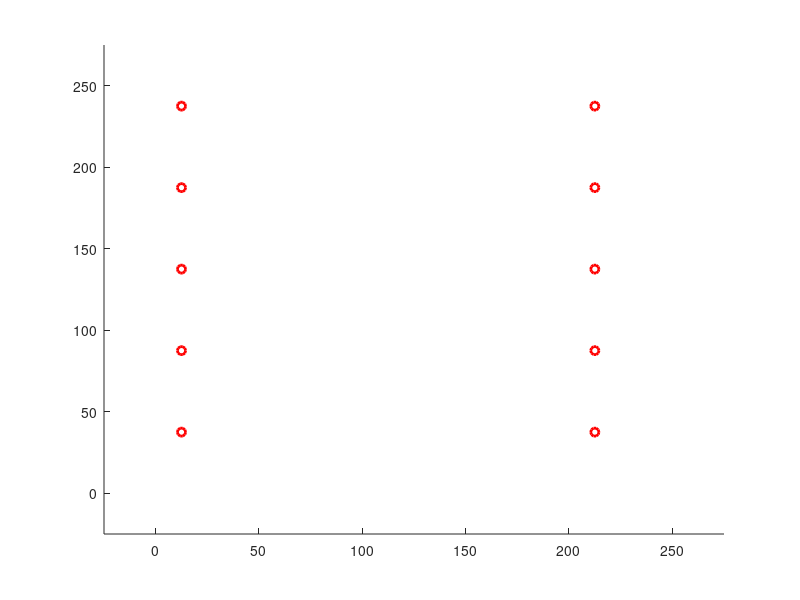

Here is the MATLAB script that generated this plot: (Note: this script raises an error after producing the figure.)
%% Variable Setup

addpath('C:\Users\IceFox\Desktop\ERMINE\MATLAB\Robot_PC')
addpath('C:\Users\IceFox\Desktop\ERMINE\MATLAB\Robot_PC\Maps')

% General Map Setup
file_map = '10_10_simple01';   % Set Map as 'Empty' for empty map
grid_size = [10 10];   % Assign values for grid size if an empty map is chosen
grid_w = 25;    % Grid width (unit:cm)

tol_wp = 15; %18    % Waypoint tolerance (unit:cm)               
tol_line_width =  10; %12;    % Route deviation tolerance (unit:cm)

cvg_sample_side = [20 20];  % Robot map coverage samples size 
fixed_offset = [96.5 -54.5];    % Initial robot position offset (unit:cm)

% Grid Map Setup
starting_grid = [1 2];  % Robot starting grid
clims = [-1000, 200];  % Grid color map limits
grid_coverage_grid_default_value = -980;
grid_coverage_colormap = 'parula'; % Colormap format
grid_coverage_sim_increase = 4; % Grid color map value increased for each step during simulation;
grid_coverage_increase = 1; % Grid color map value increased for each step during robot demo;

% Algorithms
Algorithm = 'square_waypoint';
navigation_mode = 'Line';
zigzag_mode = 'simple';

% Time Frame Setup
max_step = 20000;   % Maximum system steps
interval_system_time = 2;   % Robot dynamics update intervals
interval_normal_linear_command_send = 15; % Robot normal linear commands sending interval
interval_rotation_command_send = 10;    % Robot rotation commands sending interval

% Robot Dynamics Setup
robot_Form = 2; % Robot starting shape
tol_transform = pi/50;  % Robot Transformation angle tolerance (unit:rad)
Dy_angv_transform = pi/24;  % Robot transformation angular velocity (unit:rad)
tol_heading = pi/7; % Robot heading deviation tolerance (unit:rad)

update_rate_streaming = 1;  % Robot position update rate during data streaming
update_rate_streaming_single_value = 1; % Robot position update rate during data streaming with single values
update_rate_sim = 0.2; % Robot position update rate during simulation

% Serial Communication Setup
Serial_port = 'COM12';  % Communication port to XBee module
baudrate = 9600;    % default:9600


% Toggle 
is_xbee_on = false; 
is_streaming_on = false;

is_calculate_coverage = false;
is_calculate_grid_coverage_duration = true;
is_display_coverage_map = false;
is_display_wp = true;   
is_display_wp_clearing = false;
is_display_route = true;
is_display_route_clearing = true;
is_display_grid_on = true;
is_display_obstacle = true;
is_display_grid_coverage_map = true;
is_display_ignite_swept_grid = true;
is_print_coverage = false;
is_print_sent_commands = true;
is_print_route_deviation = false;
is_fixed_offset = false;
is_sim_normal_noise_on= false;
is_sim_large_noise_y_on = false;
is_sim_heading_correction = false;
is_streaming_collect_single_values = true;

% Data streaming setup
streaming_max_single_val = 1000;                 % Accepted maximum streaming value from data log. (unit: cm)
streaming_max_shift_dis = 35;                       % Accepted maximum shifting distance between two positions. (unit: cm)
streaming_max_shift_dis_single_value = 30;    % Accepted maximum shifting distance between two positions during single value streaming (unit: cm)

max_pos_initialize = 10;    % Number of valid position values required to finish robot initialization

% Simulation Setup
sim_noise_normal = 20;  % Noise value during simulation (unit: cm)
sim_noise_large_y_frequency = 0.05; % Frequency of large Y axis noise during simulation 
sim_noise_large_y = 50; % large Y axis noise value during simulation (unit: cm)

robot_weight = [1.5 1.5 1.5 1.5]; % Robot weights (unit: kg)


%% Variable initialization

is_using_obs_map = false;

Map_obs = [];
if exist([file_map, '.txt'], 'file') == 2
    Map_obs = csvread([file_map, '.txt']);
    disp(['Map: ', file_map, '.txt loaded successfully!']);
    grid_size = Map_obs(1,:);
    is_using_obs_map = true;
else
    disp(['Default map loaded successfully!']);
end
heading = [0 0 pi pi];

time_pause = interval_system_time/100;

pos_uwb_offset = [12.5 37.5];
flex_offset = [0 0];
pos_uwb_raw =  zeros(2, max_step);
pos_uwb = zeros(2, max_step);

pos_center = zeros(4, 2, max_step);

%heading = zeros(4, max_step);

Grid_setup = zeros(grid_size(2),  grid_size(1));
Grid_current =  zeros(grid_size(2),  grid_size(1), max_step);
Grid_visited =  ones(grid_size(2),  grid_size(1), max_step)* grid_coverage_grid_default_value;
for idxobs = 2:size(Map_obs,1)
    Grid_visited(Map_obs(idxobs,1),Map_obs(idxobs,2),1) = clims(1);
end

robot_center_Grid = [];
robot_Grid = [];

prev_char_command = 'S';
command_count_normal_linear = 0;
command_count_rotation = 0;

Dy_force = zeros(4, 2, max_step);
Dy_a = zeros(4, 2, max_step);
Dy_v = zeros(4, 2, max_step);

is_rotating = false;

Wp = [];

Circle_Wp = [];
Obstacles = [];

Line_Linear_Route = [];

Line_Robot = [];
Line_Robot_area = [];
Line_Border = [];
loc_center = [0 0];

is_transforming = false;

RobotShapes = [0 0 0 0 ;              
                        0 0 pi pi;
                        0 0 0 -pi;
                        -pi 0 0 0;
                        -pi 0 0 -pi;
                        -pi/2 0 pi 0;
                        -pi/2 0 pi pi/2];
                    
for idx = 1:3
    RobotShapes = [RobotShapes; RobotShapes + pi/2*idx];
end
                    
%                                    Robot Shapes
%   =====================================
%         s01     s02      s03     s04      s05        s06       s07
%   -----------------------------------------------------------------
%
%          4                  3 4       4
%          3       2 3       2         3       4 3        2 3 4     2 3
%          2       1 4       1       1 2         2 1        1           1 4
%          1                      
%
%         s08           s010         s11        s12       s13      s14
%   -----------------------------------------------------------------
%
%                        1 2 4        1              4         2            2
%       1 2 3 4            3         2 3 4      2 3      1 3         1 3
%                                                     1           4         4
%  

Robot_Relative_Pos = [0 -1; 0 1; 0 2;
                                 0 -1; 1 0; 1 -1;
                                 -1 0; 0 1; 1 1;
                                 -1 0; 0 1; 0 2;
                                 1 0; 0 1; -1 1;
                                 1 -1; 1 0; 2 0;
                                 1 -1; 1 0; 2 -1];
                             


Char_command_array_linear = ['R', 'F', 'L', 'B'];
Char_command_array_linear_adjustment =  ['r', 'f', 'l', 'b'];
heading_command_compensate = 0;

char_command = '';
Cvg = [];
count_cvg_point = 0;
cvg_sample_w = grid_w*[grid_size(2)/cvg_sample_side(1) grid_size(1)/cvg_sample_side(2)];
grid_dhw = sqrt(2) / 2 * grid_w;

count_pos_initialize = 0;
is_pos_initialized = false;
pos_initial = [];

if (is_xbee_on)
    delete(instrfindall);
    arduino = serial(Serial_port,'BaudRate',baudrate);
    fopen(arduino);
    
    % TO CHANGE!
    writedata = char('2');
    fwrite(arduino,writedata,'char');
end

for idxx = 1:(cvg_sample_side(2)+1)
    for idxy = 1:(cvg_sample_side(1)+1)
        Cvg = [Cvg; cvg_sample_w(1)*(idxy-1) cvg_sample_w(2)*(idxx-1) 0];
    end
end

%% Waypoint Generation

if (strcmp(navigation_mode,'Line'))

    wp_current = 1;
    disp('Generating robot routes...')
    if (strcmp(zigzag_mode, 'shape_O_I'))
        for idx = 1: grid_size(2)-2
            if (mod(idx, 4) == 1)
                if (idx == 1)
                    Wp = [Wp; 0.5*grid_w  (idx+0.5)*grid_w 2 1];
                else
                    Wp = [Wp; 0.5*grid_w  (idx+floor(idx/2)+0.5)*grid_w 2 0];
                end
            end
            if (mod(idx, 4) == 2)
                Wp = [Wp; (grid_size(1) - 1.5)*grid_w  (idx+floor(idx/2)-1.5)*grid_w 2 0];
            end
            if (mod(idx, 4) == 3)
                Wp = [Wp; (grid_size(1) - 1.5)*grid_w (idx+floor(idx/2)-0.5)*grid_w 2 0];
            end
            if (mod(idx, 4) == 0)
                Wp = [Wp; 0.5*grid_w  (idx+floor(idx/2)-2.5)*grid_w 2 0];
            end
        end
    elseif(strcmp(zigzag_mode, 'simple'))
        for idx = 1: grid_size(2)
            if (mod(idx, 4) == 1)
                if (idx == 1)
                    Wp = [Wp; 0.5*grid_w  (idx+0.5)*grid_w 2 1];
                else
                    Wp = [Wp; 0.5*grid_w  (idx+0.5)*grid_w 2 0];
                end
            end
            if (mod(idx, 4) == 2)
                Wp = [Wp; (grid_size(2) - 1.5)*grid_w  (idx-0.5)*grid_w 2 0];
            end
            if (mod(idx, 4) == 3)
                Wp = [Wp; (grid_size(2) - 1.5)*grid_w (idx+0.5)*grid_w 2 0];
            end
            if (mod(idx, 4) == 0)
                Wp = [Wp; 0.5*grid_w  (idx-0.5)*grid_w 2 0];
            end
        end
    end
elseif (strcmp(navigation_mode,'Point'))
    disp('Generating waypoints...')
    wp_current = 1;
    for idx = 1: grid_size(2)
        if (mod(idx, 4) == 1)
            Wp = [Wp; 0.5*grid_w  (idx+0.5)*grid_w 1];
            Wp = [Wp; (0.5+(grid_size(1)-2)*1/4.0)*grid_w  (idx+0.5)*grid_w 25];
            Wp = [Wp; (0.5+(grid_size(1)-2)*2/4.0)*grid_w  (idx+0.5)*grid_w 8];
            Wp = [Wp; (0.5+(grid_size(1)-2)*3/4.0)*grid_w  (idx+0.5)*grid_w 9];
        end
        if (mod(idx, 4) == 2)
            Wp = [Wp; (grid_size(1) - 1.5)*grid_w  (idx-0.5)*grid_w 21];
        end
        if (mod(idx, 4) == 3)
            Wp = [Wp; (grid_size(1) - 1.5)*grid_w (idx+0.5)*grid_w 2];
            Wp = [Wp; (grid_size(1) - 1.5 - (grid_size(1)-2)*1/4.0)*grid_w  (idx+0.5)*grid_w 11];
            Wp = [Wp; (grid_size(1) - 1.5 - (grid_size(1)-2)*2/4.0)*grid_w  (idx+0.5)*grid_w 13];
            Wp = [Wp; (grid_size(1) - 1.5 - (grid_size(1)-2)*3/4.0)*grid_w  (idx+0.5)*grid_w 5];
        end
        if (mod(idx, 4) == 0)
            Wp = [Wp; 0.5*grid_w  (idx-0.5)*grid_w 2];
        end
    end
else
    disp('Navigation method is invalid.')
    disp('Terminating Matlab script...')
    return
end

%% DRAW MAP
clf
cla
close all;
clc;

figure(1)
axis([-grid_w grid_w*(grid_size(1)+1) -grid_w grid_w*(grid_size(2)+1)])
hold on


 % Draw Waypoints
if (is_display_wp)
    for idx = 1: size(Wp,1)
        Circle_Wp(idx) = plot(Wp(idx, 1), Wp(idx, 2),'Color', 'r', 'LineWidth', 2, 'Marker', 'o');
    end
end

if (is_using_obs_map)
    if (is_display_obstacle)
        figure(1)
        for idxobs = 2:size(Map_obs,1)
                Obstacles = rectangle('Position', [grid_w*(Map_obs(idxobs, :) - [1 1]), grid_w grid_w], ...
                                                'FaceColor', [0 0 0]);
        end
    end
end

txt_endLine = [0 0];
txt_endLine_last = [0 0];

%% Square Waypoint  (SW)

tic
if ( strcmp( Algorithm, 'square_waypoint'))
    
    % Algorithm Setup
    occup_start = [2 1; 1 1; 1 2; 2 2];
    
    for idx = 1: 4
        Grid_current( occup_start( idx, 1), occup_start( idx, 2), 1) = idx ;
        Grid_visited( occup_start( idx, 1), occup_start( idx, 2), 1) = 1;
    end 
    pos_uwb_raw(:, 1) = pos_uwb_offset;
    pos_uwb(:, 1) = pos_uwb_raw(:, 1);

    % Algorithm Main Loop
    for step = 1:max_step
        
        % Pause function
        pause(time_pause);
           
        % streaming input
        if (is_streaming_on)
           
            fid = fopen('C:\Marvelmind\dashboard\logs\TestLog.txt','rt');
            txt_Streaming = textscan(fid, '%f %f %f %f %f %f %f %f %f %f %f %f %f %f %f', 'delimiter', ',','collectoutput',true...
                  , 'HeaderLines', 3);
            txt_Streaming=txt_Streaming{1};
            fclose(fid);
            txt_rows=size(txt_Streaming,1);
            txt_endLine = txt_Streaming(end, 5:6);
            
            if (is_fixed_offset) 
                txt_endLine = txt_endLine*100 + fixed_offset;
            else
                txt_endLine = txt_endLine*100 + flex_offset;
            end
            
            % Initialize starting position
            if (~is_pos_initialized && (txt_endLine(1) ~= 0 &&  ~isnan(txt_endLine(1))  &&  txt_endLine(2) ~= 0 &&  ~isnan(txt_endLine(2))))
                if (txt_endLine(1) < streaming_max_single_val && txt_endLine(2) < streaming_max_single_val)
                    count_pos_initialize = count_pos_initialize + 1;
                    pos_initial = [pos_initial; txt_endLine];
                    if count_pos_initialize >= max_pos_initialize
                        txt_endLine_last = mean(pos_initial);
                        is_pos_initialized = true;
                        disp(['Position initialized at x:',  num2str(txt_endLine_last(1)), '; y:', num2str(txt_endLine_last(2))]);
                        flex_offset = (starting_grid - [0.5 0.5])* grid_w - txt_endLine_last;
                        %pos_uwb_offset = txt_endLine_last - starting_grid * grid_w;
                        txt_endLine_last = starting_grid * grid_w;
                    end
                    pos_uwb(:, step+1) = pos_uwb(:, step);
                end
            elseif  (is_pos_initialized)
                % Streaming with Dashboard data
                if (~is_streaming_collect_single_values && txt_endLine(1) ~= 0 &&  ~isnan(txt_endLine(1))  &&  txt_endLine(2) ~= 0 &&  ~isnan(txt_endLine(2)) )
                    if (txt_endLine_last(1) ~= txt_endLine(1) || txt_endLine_last(2) ~= txt_endLine(2)) 
                        if norm(txt_endLine_last - txt_endLine) < streaming_max_shift_dis
                            line([txt_endLine_last(1) txt_endLine(1)], [txt_endLine_last(2) txt_endLine(2)]);
                            txt_endLine_last = txt_endLine;
                            pos_uwb(:, step+1) = (1 - update_rate_streaming) * pos_uwb(:, step) + update_rate_streaming * txt_endLine_last.' ;
                        else
                            pos_uwb(:, step+1) = pos_uwb(:, step);
                        end
                    else
                        pos_uwb(:, step+1) = pos_uwb(:, step);
                    end
                % Single value allowed for data streaming at higher frequency
                elseif (is_streaming_collect_single_values && txt_endLine(1) ~= 0  && txt_endLine(2) ~= 0 )
                     if(~isnan(txt_endLine(1)) && ~isnan(txt_endLine(2)))
                        if (txt_endLine_last(1) ~= txt_endLine(1) || txt_endLine_last(2) ~= txt_endLine(2)) 
                            if norm(txt_endLine_last - txt_endLine) < streaming_max_shift_dis
                                line([txt_endLine_last(1) txt_endLine(1)], [txt_endLine_last(2) txt_endLine(2)]);
                                txt_endLine_last = txt_endLine;
                                pos_uwb(:, step+1) = (1 - update_rate_streaming) * pos_uwb(:, step) + update_rate_streaming * txt_endLine_last.' ;
                            else
                                pos_uwb(:, step+1) = pos_uwb(:, step);
                            end
                        else
                            pos_uwb(:, step+1) = pos_uwb(:, step);
                        end
                     elseif(~isnan(txt_endLine(1)))
                        if (txt_endLine_last(1) ~= txt_endLine(1))
                            txt_endLine = [txt_endLine(1) txt_endLine_last(2)];
                            if norm(txt_endLine_last - txt_endLine) < streaming_max_shift_dis_single_value
                                line([txt_endLine_last(1) txt_endLine(1)], [txt_endLine_last(2) txt_endLine_last(2)]);
                                txt_endLine_last = txt_endLine;
                                pos_uwb(:, step+1) = (1 - update_rate_streaming_single_value) * pos_uwb(:, step) + update_rate_streaming_single_value * txt_endLine_last.' ;
                            else
                                pos_uwb(:, step+1) = pos_uwb(:, step);
                            end
                        else
                            pos_uwb(:, step+1) = pos_uwb(:, step);
                        end
                    elseif(~isnan(txt_endLine(2)))
                        if (txt_endLine_last(2) ~= txt_endLine(2))
                            txt_endLine = [txt_endLine_last(1) txt_endLine(2)];
                            if norm(txt_endLine_last - txt_endLine) < streaming_max_shift_dis_single_value
                                line([txt_endLine_last(1) txt_endLine_last(1)], [txt_endLine_last(2) txt_endLine(2)]);
                                txt_endLine_last = txt_endLine;
                                pos_uwb(:, step+1) = (1 - update_rate_streaming_single_value) * pos_uwb(:, step) + update_rate_streaming_single_value * txt_endLine_last.'  ;
                            else
                                pos_uwb(:, step+1) = pos_uwb(:, step);
                            end
                        else
                            pos_uwb(:, step+1) = pos_uwb(:, step);
                        end
                    else
                        pos_uwb(:, step+1) = pos_uwb(:, step);
                    end
                else
                    pos_uwb(:, step+1) = pos_uwb(:, step);
                end
            else
                pos_uwb(:, step+1) = pos_uwb(:, step);
            end
        end
        
        % Grid Info
        robot_center_Grid = [1+floor(pos_uwb(1, step)/grid_w) 1+floor(pos_uwb(2, step)/grid_w)];
        rotated_relative_grid_pos = rotationMatrix(Robot_Relative_Pos, Wp(wp_current, 3));
        robot_Grid = [ rotated_relative_grid_pos(1,:);
                             0 0;
                            rotated_relative_grid_pos(2,:);
                            rotated_relative_grid_pos(3,:)] + robot_center_Grid;
                        
        Grid_visited(:,:,step+1) = Grid_visited(:,:,step);
        for idxbox = 1:4
            if (robot_Grid(idxbox,1) > 0 && robot_Grid(idxbox,2) > 0 &&...
                    robot_Grid(idxbox,1) <= grid_size(1) && robot_Grid(idxbox,2) <= grid_size(2))
                if (Grid_visited(robot_Grid(idxbox,1),robot_Grid(idxbox,2),step+1) == grid_coverage_grid_default_value)
                    Grid_visited(robot_Grid(idxbox,1),robot_Grid(idxbox,2),step+1) = 0;
                else
                    if(~is_streaming_on)
                        Grid_visited(robot_Grid(idxbox,1),robot_Grid(idxbox,2),step+1) = ...
                            Grid_visited(robot_Grid(idxbox,1),robot_Grid(idxbox,2),step) + grid_coverage_sim_increase;
                    else
                        Grid_visited(robot_Grid(idxbox,1),robot_Grid(idxbox,2),step+1) = ...
                            Grid_visited(robot_Grid(idxbox,1),robot_Grid(idxbox,2),step) + grid_coverage_increase;
                    end
                end
            end
        end
        if (is_display_grid_coverage_map)
            figure(2)
            imagesc(flipud(transpose(Grid_visited(:,:,step+1))), clims)
            cmap = colormap(grid_coverage_colormap);
            cmap(1,:) = zeros(1,3);
            colormap(cmap);
            colorbar
            figure(1)
        end
        
        % Waypoint clearing
        if(norm(pos_uwb(:, step).' - Wp(wp_current, 1:2)) < tol_wp )
            if (is_display_wp && is_display_wp_clearing)
                delete(Circle_Wp(wp_current));
            end
            wp_current = wp_current + 1;
            % Break condition
            if wp_current > size(Wp,1)
                break;
            end
            heading_command_compensate = floor((Wp(wp_current, 3)-1)/7);
        end
        
        % Transformation
        is_require_transform = false;
        for rbtidx = 1:4
            if abs(heading(rbtidx) - RobotShapes(Wp(wp_current, 3),rbtidx)) > tol_transform
                is_require_transform = true;
            end
        end
        
        if (robot_Form ~= Wp(wp_current, 3) && is_require_transform)
            if (command_count_rotation >= interval_rotation_command_send)
                is_transforming = true;
                if (is_xbee_on)
                    writedata = char(num2str(Wp(wp_current, 3)));
                    fwrite(arduino,writedata,'char');
                end
                prev_char_command = char(num2str(Wp(wp_current, 3)));
                if (is_print_sent_commands) 
                    disp(['Time:', num2str(round(toc,2)), 's; Command Sent: ''' , num2str(Wp(wp_current, 3)), ''''])
                end
                command_count_rotation = 0;
            else
                command_count_rotation = command_count_rotation + 1;
            end
        else
            robot_Form = Wp(wp_current, 3);
            is_transforming = false;
        end
            
        % Robot Motion
        if (~is_pos_initialized && is_streaming_on)
            pos_uwb(:, step+1) = pos_uwb(:, step);
        elseif (is_transforming)
            heading = robotTransformation(Wp(wp_current, 3), heading, RobotShapes, tol_transform, Dy_angv_transform);
            pos_uwb(:, step+1) = pos_uwb(:, step);
        elseif (heading(2) > tol_heading && is_sim_heading_correction ) 
            [Dy_v(:, :, step), heading] = robotMovement('l', heading, 0);
            pos_uwb(:, step+1) = pos_uwb(:, step);
        elseif (heading(2) < - tol_heading && is_sim_heading_correction) 
            [Dy_v(:, :, step), heading]  = robotMovement('r', heading, 0);
            pos_uwb(:, step+1) = pos_uwb(:, step);
        else
            % Waypoint navigation
            if (strcmp(navigation_mode,'Point'))
                if abs(Wp(wp_current, 1) - pos_uwb(1,step)) > abs(Wp(wp_current, 2) - pos_uwb(2,step)) 
                    if Wp(wp_current, 1) - pos_uwb(1,step) > 0
                        char_command = Char_command_array_linear(1+mod(heading_command_compensate,4));  
                    else
                        char_command = Char_command_array_linear(1+mod(heading_command_compensate+2,4));
                    end
                else
                    if Wp(wp_current, 2) - pos_uwb(2,step) > 0
                        char_command = Char_command_array_linear(1+mod(heading_command_compensate+1,4));
                    else
                        char_command = Char_command_array_linear(1+mod(heading_command_compensate+3,4));
                    end
                end
            % Line navigation
            elseif (strcmp(navigation_mode,'Line'))
                if (Wp(wp_current, 4) == 1)
                    if abs(Wp(wp_current, 1) - pos_uwb(1,step)) > abs(Wp(wp_current, 2) - pos_uwb(2,step)) 
                        if Wp(wp_current, 1) - pos_uwb(1,step) > 0
                            char_command = Char_command_array_linear(1+mod(heading_command_compensate,4));  
                        else
                            char_command = Char_command_array_linear(1+mod(heading_command_compensate+2,4));
                        end
                    else
                        if Wp(wp_current, 2) - pos_uwb(2,step) > 0
                            char_command = Char_command_array_linear(1+mod(heading_command_compensate+1,4));
                        else
                            char_command = Char_command_array_linear(1+mod(heading_command_compensate+3,4));
                        end
                    end
                else
                    route_deviation = Dis_point_line([pos_uwb(: , step).' 0], [Wp(wp_current, 1:2) 0], [Wp(wp_current-1, 1:2) 0]) - tol_line_width;
                    if  (route_deviation < 0)
                        if abs(Wp(wp_current, 1) - pos_uwb(1,step)) > abs(Wp(wp_current, 2) - pos_uwb(2,step)) 
                            if Wp(wp_current, 1) - pos_uwb(1,step) > 0
                                char_command = Char_command_array_linear(1+mod(heading_command_compensate,4));  
                            else
                                char_command = Char_command_array_linear(1+mod(heading_command_compensate+2,4));
                            end
                        else
                            if Wp(wp_current, 2) - pos_uwb(2,step) > 0
                                char_command = Char_command_array_linear(1+mod(heading_command_compensate+1,4));
                            else
                                char_command = Char_command_array_linear(1+mod(heading_command_compensate+3,4));
                            end
                        end
                    else
                        if (is_print_route_deviation)
                            disp(['Time:', num2str(round(toc,2)), 's; Grid: (', num2str(robot_center_Grid(1)), ',' num2str(robot_center_Grid(2)), ...
                                    '); Track deviation: ', num2str(round(route_deviation,2)), 'cm.' ]);
                        end
                        
                        closest_point_to_track = closestPoint(pos_uwb(:,step).', Wp(wp_current-1, 1:2), Wp(wp_current, 1:2));

                        if abs(closest_point_to_track(1) - pos_uwb(1,step)) > abs(closest_point_to_track(2) - pos_uwb(2,step)) 
                            if closest_point_to_track(1) - pos_uwb(1,step) > 0
                                char_command = Char_command_array_linear_adjustment(1+mod(heading_command_compensate,4));  
                            else
                                char_command = Char_command_array_linear_adjustment(1+mod(heading_command_compensate+2,4));
                            end
                        else
                            if closest_point_to_track(2) - pos_uwb(2,step) > 0
                                char_command = Char_command_array_linear_adjustment(1+mod(heading_command_compensate+1,4));
                            else
                                char_command = Char_command_array_linear_adjustment(1+mod(heading_command_compensate+3,4));
                            end
                        end
                    end
                end
            end
            
            % Movement for simulations
            if (~is_streaming_on && ~is_transforming)
                [Dy_v(:, :, step), heading]  = robotMovement(char_command, heading, 2);
                sim_noise = 0;
                if (is_sim_normal_noise_on)
                    sim_noise = sim_noise + rand(2,1) * sim_noise_normal - sim_noise_normal/2.0;
                end
                if (is_sim_large_noise_y_on && rand < sim_noise_large_y_frequency) 
                    sim_noise = sim_noise + [0.5; rand] * sim_noise_large_y - sim_noise_large_y/2.0;
                end
                pos_uwb(:, step+1) = Dy_v(2, :, step).' * interval_system_time+ ...
                                                    update_rate_sim* (pos_uwb(:, step) + sim_noise)...
                                                   + (1 - update_rate_sim)* pos_uwb(:, step);
            end
        end
        
        % Xbee Communication
        if (~is_transforming && ~strcmp(char_command,char(prev_char_command)) || (command_count_normal_linear >= interval_normal_linear_command_send))
            if (is_xbee_on)
                writedata = char(char_command);
                fwrite(arduino,writedata,'char');
            end
            prev_char_command = char_command;
            if (is_print_sent_commands) 
                disp(['Time:', num2str(round(toc,2)), 's; Command Sent: ''' , char_command, ''''])
            end
            command_count_normal_linear = 0;
        else
            command_count_normal_linear = command_count_normal_linear + 1;
        end
        
        
        % calibrate pos here
        pos_x = pos_uwb(1,step);
        pos_nx = pos_uwb(1, step+1);
        pos_y = pos_uwb(2,step);
        pos_ny = pos_uwb(2, step+1);
        
        %% Figure!!
        
        % remove previous robot line plot
        if (~isempty(Line_Robot))
            delete(Line_Robot)
            delete(Line_Linear_Route)
        end
        Line_Robot = [];
        Line_Border = [];
        Line_Linear_Route = [];
        
        % Determine Robot center
        pos_center(2,:, step) = [pos_x pos_y];
        pos_center(1,:, step) =  pos_center(2,:,step) + grid_dhw* ...
                                   [sin(pi/4 - heading(2))-cos(pi/4 - heading(1)) ...
                                    -cos(pi/4 - heading(2))-sin(pi/4 - heading(1))];
        pos_center(3,:, step) =  pos_center(2,:,step) + grid_dhw* ...
                                   [cos(pi/4 - heading(2))+sin(heading(3) - pi/4) ...
                                    sin(pi/4 - heading(2))+cos(heading(3) - pi/4)];
        pos_center(4,:, step) =  pos_center(3,:,step) + grid_dhw* ...
                                   [sin(-pi/4 + heading(3))+sin(pi/4 + heading(4)) ...
                                    cos(-pi/4 + heading(3))+cos(pi/4 + heading(4))]; 
        
        pos_center(2,:, step+1) = [pos_nx pos_ny];
        pos_center(1,:, step+1) =  pos_center(2,:, step+1) + grid_dhw* ...
                                   [sin(pi/4 - heading(2))-cos(pi/4 - heading(1)) ...
                                    -cos(pi/4 - heading(2))-sin(pi/4 - heading(1))];
        pos_center(3,:, step+1) =  pos_center(2,:, step+1) + grid_dhw* ...
                                   [cos(pi/4 - heading(2))+sin(heading(3) - pi/4) ...
                                    sin(pi/4 - heading(2))+cos(heading(3) - pi/4)];
        pos_center(4,:, step+1) =  pos_center(3,:,step+1)  + grid_dhw* ...
                                   [sin(-pi/4 + heading(3))+sin(pi/4 + heading(4)) ...
                                    cos(-pi/4 + heading(3))+cos(pi/4 + heading(4))]; 
        

        % plot robot BG
        if (is_display_coverage_map == true)
            for robidx = 1:4
            Line_Robot(robidx,1) = line([pos_center(robidx, 1, step)+grid_dhw*cos(pi/4 - heading(robidx)) ...
                                                     pos_center(robidx, 1, step)+grid_dhw*sin(pi/4 - heading(robidx))], ...
                                                    [pos_center(robidx, 2, step)+grid_dhw*sin(pi/4 -  heading(robidx)) ...
                                                     pos_center(robidx, 2, step)+grid_dhw*-cos(pi/4 -  heading(robidx))], 'Color', 'yellow', 'LineWidth', 2);
            Line_Robot(robidx,2) = line([pos_center(robidx, 1, step)+grid_dhw*cos(pi/4 -  heading(robidx))... 
                                                     pos_center(robidx, 1, step)+grid_dhw*-sin(pi/4 -  heading(robidx))], ...
                                                    [ pos_center(robidx, 2, step)+grid_dhw*sin(pi/4 -  heading(robidx))...
                                                      pos_center(robidx, 2, step)+grid_dhw*cos(pi/4 -  heading(robidx))], 'Color', 'yellow', 'LineWidth', 2);
            Line_Robot(robidx,3) = line([pos_center(robidx, 1, step)+grid_dhw*-cos(pi/4 -  heading(robidx)) ...
                                                     pos_center(robidx, 1, step)+grid_dhw*-sin(pi/4 -  heading(robidx))], ...
                                                    [ pos_center(robidx, 2, step)+grid_dhw*-sin(pi/4 -  heading(robidx)) ...
                                                      pos_center(robidx, 2, step)+grid_dhw*cos(pi/4 -  heading(robidx))], 'Color', 'yellow', 'LineWidth', 2);
            Line_Robot(robidx,4) = line([pos_center(robidx, 1, step)+grid_dhw*-cos(pi/4 -  heading(robidx)) ...
                                                     pos_center(robidx, 1, step)+grid_dhw*sin(pi/4 -  heading(robidx))], ...
                                                    [ pos_center(robidx, 2, step)+grid_dhw*-sin(pi/4 -  heading(robidx))...
                                                      pos_center(robidx, 2, step)+grid_dhw*-cos(pi/4 -  heading(robidx))], 'Color', 'yellow', 'LineWidth', 2);
             end
        end
        
        % Draw Outer Border
        Line_Border(1) = line([0 0], [0 grid_w*grid_size(2)], 'Color', 'black', 'LineWidth', 2);
        Line_Border(2) =line([0 grid_w*grid_size(1)], [0 0], 'Color', 'black', 'LineWidth', 2);
        Line_Border(3) =line([grid_w*grid_size(1) 0], [grid_w*grid_size(2) grid_w*grid_size(2)], 'Color', 'black', 'LineWidth', 2);
        Line_Border(4) =line([grid_w*grid_size(1) grid_w*grid_size(1)], [grid_w*grid_size(2) 0], 'Color', 'black', 'LineWidth', 2);
        
        if(is_display_ignite_swept_grid)
            
        end
        
        
        if (is_display_grid_on)
            for idxx = 1:(grid_size(1) + 1)
                line(grid_w*[(idxx-1) (idxx-1)], grid_w*[0 grid_size(2)], 'Color', 'black', 'LineWidth', 0.5);
            end
            for idxy = 1:(grid_size(2) + 1)
                line(grid_w*[0 grid_size(1)], grid_w*[(idxy-1) (idxy-1)], 'Color', 'black', 'LineWidth', 0.5);
            end
        end
        
        % Draw Robot Tracks
        % TODO: track rotation!
        if (strcmp(navigation_mode,'Line') && is_display_route)
            if (is_display_route_clearing)
                wpidx_begin = wp_current;
            else 
                wpidx_begin = 2;
            end
            for wpidx = wpidx_begin : size(Wp,1)
                if (Wp(wpidx, 4) ~= 1)
                    route_norm_vector = null(Wp(wpidx, 1:2) - Wp(wpidx-1, 1:2)).';
                    line_linear_route_v1 = Wp(wpidx-1, 1:2) - route_norm_vector()*tol_line_width;
                    line_linear_route_v2 = Wp(wpidx, 1:2) + route_norm_vector()*tol_line_width;
                    line_linear_route_x = [line_linear_route_v1(1) line_linear_route_v2(1) line_linear_route_v2(1) line_linear_route_v1(1) line_linear_route_v1(1)];
                    line_linear_route_y = [line_linear_route_v1(2) line_linear_route_v1(2) line_linear_route_v2(2) line_linear_route_v2(2) line_linear_route_v1(2)];
                    %{route_norm_vector = null(Wp(Wpidx, 1:2) - Wp(Wpidx, 1:2)).';
                    Line_Linear_Route = [ Line_Linear_Route, plot(line_linear_route_x, line_linear_route_y, 'b-')]; 
                end
            end
        end
        
        % Draw Robot Outline
        for robidx = 1:4
            %line([pos_center(robidx,1,step) pos_center(robidx,1,step+1)], [pos_center(robidx,2,step) pos_center(robidx,2,step+1)])  
            Line_Robot(robidx,1) = line([pos_center(robidx, 1, step)+grid_dhw*cos(pi/4 - heading(robidx)) ...
                                                     pos_center(robidx, 1, step)+grid_dhw*sin(pi/4 - heading(robidx))], ...
                                                    [pos_center(robidx, 2, step)+grid_dhw*sin(pi/4 -  heading(robidx)) ...
                                                     pos_center(robidx, 2, step)+grid_dhw*-cos(pi/4 -  heading(robidx))], 'Color', 'green', 'LineWidth', 1);
            Line_Robot(robidx,2) = line([pos_center(robidx, 1, step)+grid_dhw*cos(pi/4 -  heading(robidx))... 
                                                     pos_center(robidx, 1, step)+grid_dhw*-sin(pi/4 -  heading(robidx))], ...
                                                    [ pos_center(robidx, 2, step)+grid_dhw*sin(pi/4 -  heading(robidx))...
                                                      pos_center(robidx, 2, step)+grid_dhw*cos(pi/4 -  heading(robidx))], 'Color', 'green', 'LineWidth', 1);
            Line_Robot(robidx,3) = line([pos_center(robidx, 1, step)+grid_dhw*-cos(pi/4 -  heading(robidx)) ...
                                                     pos_center(robidx, 1, step)+grid_dhw*-sin(pi/4 -  heading(robidx))], ...
                                                    [ pos_center(robidx, 2, step)+grid_dhw*-sin(pi/4 -  heading(robidx)) ...
                                                      pos_center(robidx, 2, step)+grid_dhw*cos(pi/4 -  heading(robidx))], 'Color', 'green', 'LineWidth', 1);
            Line_Robot(robidx,4) = line([pos_center(robidx, 1, step)+grid_dhw*-cos(pi/4 -  heading(robidx)) ...
                                                     pos_center(robidx, 1, step)+grid_dhw*sin(pi/4 -  heading(robidx))], ...
                                                    [ pos_center(robidx, 2, step)+grid_dhw*-sin(pi/4 -  heading(robidx))...
                                                      pos_center(robidx, 2, step)+grid_dhw*-cos(pi/4 -  heading(robidx))], 'Color', 'green', 'LineWidth', 1);   
        end
        
        if(is_calculate_coverage)
            for cvg_idx = 1: numel(Cvg(:, 1))
                if (abs(pos_center(2, :, step)-Cvg(cvg_idx, 1:2)) < 2.5*sqrt(2)*grid_w)
                    for robidx = 1:4
                        if (Cvg(cvg_idx, 3) == 0)
                            tri1_x = [pos_center(robidx, 1, step)+grid_dhw*cos(pi/4 - heading(robidx)) ...
                                          pos_center(robidx, 1, step)+grid_dhw*sin(pi/4 - heading(robidx)) ...
                                          Cvg(cvg_idx, 1)];
                            tri1_y = [pos_center(robidx, 2, step)+grid_dhw*sin(pi/4 -  heading(robidx))  ...
                                          pos_center(robidx, 2, step)+grid_dhw*-cos(pi/4 -  heading(robidx)) ...
                                          Cvg(cvg_idx, 2)];
                            area1 = polyarea(tri1_x,tri1_y);
                            tri2_x = [pos_center(robidx, 1, step)+grid_dhw*cos(pi/4 -  heading(robidx)) ...
                                          pos_center(robidx, 1, step)+grid_dhw*-sin(pi/4 -  heading(robidx)) ...
                                          Cvg(cvg_idx, 1)];
                            tri2_y = [pos_center(robidx, 2, step)+grid_dhw*sin(pi/4 -  heading(robidx))  ...
                                          pos_center(robidx, 2, step)+grid_dhw*cos(pi/4 -  heading(robidx)) ...
                                          Cvg(cvg_idx, 2)];
                            area2 = polyarea(tri1_x,tri1_y);
                            tri3_x = [pos_center(robidx, 1, step)+grid_dhw*-cos(pi/4 -  heading(robidx)) ...
                                          pos_center(robidx, 1, step)+grid_dhw*-sin(pi/4 - heading(robidx)) ...
                                          Cvg(cvg_idx, 1)];
                            tri3_y = [pos_center(robidx, 2, step)+grid_dhw*-sin(pi/4 -  heading(robidx))  ...
                                          pos_center(robidx, 2, step)+grid_dhw*cos(pi/4 -  heading(robidx)) ...
                                          Cvg(cvg_idx, 2)];
                            area3 = polyarea(tri3_x,tri3_y);
                            tri4_x = [pos_center(robidx, 1, step)+grid_dhw*-cos(pi/4 -  heading(robidx)) ...
                                          pos_center(robidx, 1, step)+grid_dhw*sin(pi/4 -  heading(robidx)) ...
                                          Cvg(cvg_idx, 1)];
                            tri4_y = [pos_center(robidx, 2, step)+grid_dhw*-sin(pi/4 -  heading(robidx)) ...
                                          pos_center(robidx, 2, step)+grid_dhw*-cos(pi/4 -  heading(robidx)) ...
                                          Cvg(cvg_idx, 2)];
                            area4 =  polyarea(tri4_x,tri4_y);
                            if area1 + area2 + area3 + area4 <= grid_w* grid_w + 0.1
                                Cvg(cvg_idx,3) = 1;
                                count_cvg_point = count_cvg_point+1;
                            end
                        end
                    end
                end
            end
            if (is_print_coverage)
                disp(['Coverage: ',  num2str(count_cvg_point*100 / numel(Cvg(:, 1))), ' %']);
            end
        end
        % Draw Robot Center
        line([pos_x pos_nx], [pos_y pos_ny])
        
    end
end

if (is_xbee_on)
     writedata = char('S');
     fwrite(arduino,writedata,'char');
end

disp('===================');
disp('Robot Navigation Completed!');
toc
hold off
if (is_calculate_coverage)
    disp(['Final Map Coverage: ',  num2str(count_cvg_point*100 / numel(Cvg(:, 1))), ' %']);
end